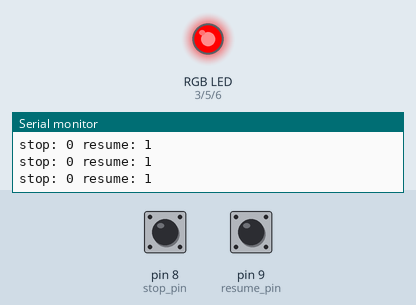
A sketch run on a simulated Arduino Uno, built with avr-gcc and run on an emulated ATmega328P. Shown: an RGB LED mixed from three pins (HIGH = lit), the last lines printed to the serial monitor. The test bench sets the inputs (shaded band); at power-on: pin 8 (stop_pin) HIGH, pin 9 (resume_pin) HIGH.

Above: at 6.8 s.
6.9 s: pin 8 (stop_pin) pulled LOW for 3 s
At 9.9 s:
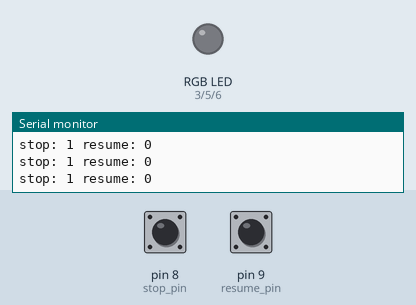
11.4 s: pin 9 (resume_pin) pulled LOW for 3 s
At 13.2 s:
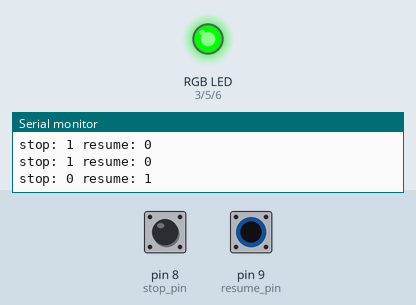
17.9 s: pin 8 (stop_pin) pulled LOW for 3 s
At 19.9 s:
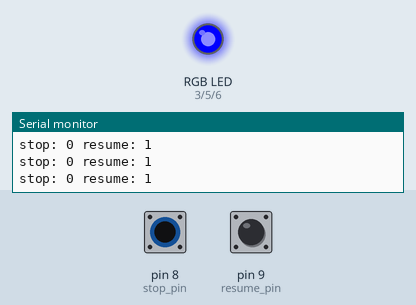
Timing chart, 0 to 21.9 s (numbered marks = the images above; inputs shaded):
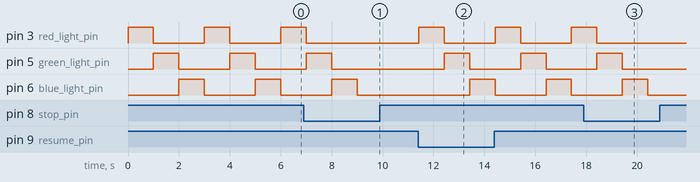

Measured:
- after the input at 6.9 s, pin 3 (red_light_pin): goes on until 7.0 s, then stays LOW; pin 5 (green_light_pin): goes on until 8.0 s, then stays LOW; pin 6 (blue_light_pin): goes on until 9.0 s, then stays LOW
- after the input at 11.4 s, pin 3 (red_light_pin): alternates HIGH for 1.0 s and LOW for 2.0 s, starting at once; pin 5 (green_light_pin): alternates HIGH for 1.0 s and LOW for 2.0 s, starting after 1.0 s; pin 6 (blue_light_pin): alternates HIGH for 1.0 s and LOW for 2.0 s, starting after 2.0 s
- after the input at 17.9 s, pin 3 (red_light_pin): goes on until 18.4 s, then stays LOW; pin 5 (green_light_pin): goes on until 19.4 s, then stays LOW; pin 6 (blue_light_pin): goes on until 20.4 s, then stays LOW
- by itself, pin 3 (red_light_pin), pin 5 (green_light_pin), pin 6 (blue_light_pin): alternates HIGH for 1.0 s and LOW for 2.0 s

The sketch:

color_led.ino
```cpp
#define red_light_pin 3
#define green_light_pin 5
#define blue_light_pin 6

#define stop_pin 8
#define resume_pin 9

int stop = 0;
int resume = 1;

void setup() {
  pinMode(red_light_pin, OUTPUT);
  pinMode(green_light_pin, OUTPUT);
  pinMode(blue_light_pin, OUTPUT);
  pinMode(stop_pin, INPUT_PULLUP);
  pinMode(resume_pin, INPUT_PULLUP);

  Serial.begin(9600);
}

void loop() {

  if(digitalRead(stop_pin) == LOW){
    stop = 1;
    resume = 0;
  }

  if (digitalRead(resume_pin) == LOW){
    stop = 0;
    resume = 1;
  }

  Serial.print("stop: ");
  Serial.print(stop);
  Serial.print(" resume: ");
  Serial.println(resume);

  if (stop == 1){
    RGB_color(0,0,0);
  }

  if (resume == 1){
    RGB_color(255, 0, 0); // Red
    delay(1000);
    RGB_color(0, 255, 0); // Green
    delay(1000);
    RGB_color(0, 0, 255); // Blue
    delay(1000);
  }
}

void RGB_color(int red_light_value, int green_light_value, int blue_light_value)
 {
  analogWrite(red_light_pin, red_light_value);
  analogWrite(green_light_pin, green_light_value);
  analogWrite(blue_light_pin, blue_light_value);
}
```
